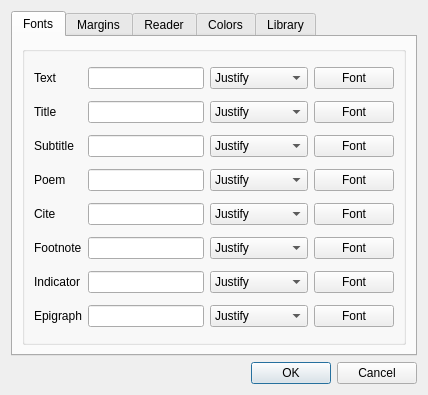
<?xml version="1.0" encoding="UTF-8"?>
<ui version="4.0">
 <class>BookSettings</class>
 <widget class="QDialog" name="BookSettings">
  <property name="geometry">
   <rect>
    <x>0</x>
    <y>0</y>
    <width>428</width>
    <height>395</height>
   </rect>
  </property>
  <property name="windowTitle">
   <string>Dialog</string>
  </property>
  <layout class="QVBoxLayout" name="verticalLayout">
   <item>
    <widget class="QTabWidget" name="tabWidget">
     <property name="currentIndex">
      <number>0</number>
     </property>
     <widget class="QWidget" name="fonts_tab">
      <attribute name="title">
       <string>Fonts</string>
      </attribute>
      <layout class="QVBoxLayout" name="verticalLayout_2">
       <item>
        <widget class="QGroupBox" name="groupBox">
         <property name="title">
          <string/>
         </property>
         <layout class="QGridLayout" name="gridLayout">
          <item row="0" column="0">
           <widget class="QLabel" name="label">
            <property name="text">
             <string>Text</string>
            </property>
           </widget>
          </item>
          <item row="0" column="2">
           <widget class="QLineEdit" name="editParagraphFont">
            <property name="readOnly">
             <bool>true</bool>
            </property>
           </widget>
          </item>
          <item row="0" column="4">
           <widget class="QPushButton" name="butParagraphFont">
            <property name="text">
             <string>Font</string>
            </property>
            <property name="flat">
             <bool>false</bool>
            </property>
           </widget>
          </item>
          <item row="1" column="0">
           <widget class="QLabel" name="label_2">
            <property name="text">
             <string>Title</string>
            </property>
           </widget>
          </item>
          <item row="1" column="2">
           <widget class="QLineEdit" name="editTitleFont">
            <property name="readOnly">
             <bool>true</bool>
            </property>
           </widget>
          </item>
          <item row="1" column="4">
           <widget class="QPushButton" name="butTitleFont">
            <property name="text">
             <string>Font</string>
            </property>
           </widget>
          </item>
          <item row="2" column="0">
           <widget class="QLabel" name="label_3">
            <property name="text">
             <string>Subtitle</string>
            </property>
           </widget>
          </item>
          <item row="2" column="2">
           <widget class="QLineEdit" name="editSubtitleFont">
            <property name="readOnly">
             <bool>true</bool>
            </property>
           </widget>
          </item>
          <item row="2" column="4">
           <widget class="QPushButton" name="butSubtitleFont">
            <property name="text">
             <string>Font</string>
            </property>
           </widget>
          </item>
          <item row="3" column="0">
           <widget class="QLabel" name="label_4">
            <property name="text">
             <string>Poem</string>
            </property>
           </widget>
          </item>
          <item row="3" column="2">
           <widget class="QLineEdit" name="editPoemFont">
            <property name="readOnly">
             <bool>true</bool>
            </property>
           </widget>
          </item>
          <item row="3" column="4">
           <widget class="QPushButton" name="butPoemFont">
            <property name="text">
             <string>Font</string>
            </property>
           </widget>
          </item>
          <item row="4" column="2">
           <widget class="QLineEdit" name="editCiteFont">
            <property name="readOnly">
             <bool>true</bool>
            </property>
           </widget>
          </item>
          <item row="4" column="0">
           <widget class="QLabel" name="label_5">
            <property name="text">
             <string>Cite</string>
            </property>
           </widget>
          </item>
          <item row="6" column="0">
           <widget class="QLabel" name="label_6">
            <property name="text">
             <string>Footnote</string>
            </property>
           </widget>
          </item>
          <item row="4" column="4">
           <widget class="QPushButton" name="butCiteFont">
            <property name="text">
             <string>Font</string>
            </property>
           </widget>
          </item>
          <item row="6" column="4">
           <widget class="QPushButton" name="butFootnoteFont">
            <property name="text">
             <string>Font</string>
            </property>
           </widget>
          </item>
          <item row="0" column="3">
           <widget class="QComboBox" name="comboParagraphAlign">
            <item>
             <property name="text">
              <string>Justify</string>
             </property>
            </item>
            <item>
             <property name="text">
              <string>Left</string>
             </property>
            </item>
            <item>
             <property name="text">
              <string>Center</string>
             </property>
            </item>
            <item>
             <property name="text">
              <string>Right</string>
             </property>
            </item>
            <item>
             <property name="text">
              <string>Justify-Right</string>
             </property>
            </item>
           </widget>
          </item>
          <item row="2" column="3">
           <widget class="QComboBox" name="comboSubtitleAlign">
            <item>
             <property name="text">
              <string>Justify</string>
             </property>
            </item>
            <item>
             <property name="text">
              <string>Left</string>
             </property>
            </item>
            <item>
             <property name="text">
              <string>Center</string>
             </property>
            </item>
            <item>
             <property name="text">
              <string>Right</string>
             </property>
            </item>
            <item>
             <property name="text">
              <string>Justify-Right</string>
             </property>
            </item>
           </widget>
          </item>
          <item row="3" column="3">
           <widget class="QComboBox" name="comboPoemAlign">
            <item>
             <property name="text">
              <string>Justify</string>
             </property>
            </item>
            <item>
             <property name="text">
              <string>Left</string>
             </property>
            </item>
            <item>
             <property name="text">
              <string>Center</string>
             </property>
            </item>
            <item>
             <property name="text">
              <string>Right</string>
             </property>
            </item>
            <item>
             <property name="text">
              <string>Justify-Right</string>
             </property>
            </item>
           </widget>
          </item>
          <item row="4" column="3">
           <widget class="QComboBox" name="comboCiteAlign">
            <item>
             <property name="text">
              <string>Justify</string>
             </property>
            </item>
            <item>
             <property name="text">
              <string>Left</string>
             </property>
            </item>
            <item>
             <property name="text">
              <string>Center</string>
             </property>
            </item>
            <item>
             <property name="text">
              <string>Right</string>
             </property>
            </item>
            <item>
             <property name="text">
              <string>Justify-Right</string>
             </property>
            </item>
           </widget>
          </item>
          <item row="6" column="3">
           <widget class="QComboBox" name="comboFootnoteAlign">
            <item>
             <property name="text">
              <string>Justify</string>
             </property>
            </item>
            <item>
             <property name="text">
              <string>Left</string>
             </property>
            </item>
            <item>
             <property name="text">
              <string>Center</string>
             </property>
            </item>
            <item>
             <property name="text">
              <string>Right</string>
             </property>
            </item>
            <item>
             <property name="text">
              <string>Justify-Right</string>
             </property>
            </item>
           </widget>
          </item>
          <item row="6" column="2">
           <widget class="QLineEdit" name="editFootnoteFont">
            <property name="readOnly">
             <bool>true</bool>
            </property>
           </widget>
          </item>
          <item row="1" column="3">
           <widget class="QComboBox" name="comboTitleAlign">
            <item>
             <property name="text">
              <string>Justify</string>
             </property>
            </item>
            <item>
             <property name="text">
              <string>Left</string>
             </property>
            </item>
            <item>
             <property name="text">
              <string>Center</string>
             </property>
            </item>
            <item>
             <property name="text">
              <string>Right</string>
             </property>
            </item>
            <item>
             <property name="text">
              <string>Justify-Right</string>
             </property>
            </item>
           </widget>
          </item>
          <item row="7" column="2">
           <widget class="QLineEdit" name="editIndicatorFont"/>
          </item>
          <item row="7" column="3">
           <widget class="QComboBox" name="comboIndicatorAlign">
            <item>
             <property name="text">
              <string>Justify</string>
             </property>
            </item>
            <item>
             <property name="text">
              <string>Left</string>
             </property>
            </item>
            <item>
             <property name="text">
              <string>Center</string>
             </property>
            </item>
            <item>
             <property name="text">
              <string>Right</string>
             </property>
            </item>
            <item>
             <property name="text">
              <string>Justify-Right</string>
             </property>
            </item>
           </widget>
          </item>
          <item row="7" column="0">
           <widget class="QLabel" name="label_7">
            <property name="text">
             <string>Indicator</string>
            </property>
           </widget>
          </item>
          <item row="7" column="4">
           <widget class="QPushButton" name="butIndicatorFont">
            <property name="text">
             <string>Font</string>
            </property>
           </widget>
          </item>
          <item row="8" column="0">
           <widget class="QLabel" name="label_20">
            <property name="text">
             <string>Epigraph</string>
            </property>
           </widget>
          </item>
          <item row="8" column="2">
           <widget class="QLineEdit" name="editEpigraphFont"/>
          </item>
          <item row="8" column="3">
           <widget class="QComboBox" name="comboEpigraphAlign">
            <item>
             <property name="text">
              <string>Justify</string>
             </property>
            </item>
            <item>
             <property name="text">
              <string>Left</string>
             </property>
            </item>
            <item>
             <property name="text">
              <string>Center</string>
             </property>
            </item>
            <item>
             <property name="text">
              <string>Right</string>
             </property>
            </item>
            <item>
             <property name="text">
              <string>Justify-Right</string>
             </property>
            </item>
           </widget>
          </item>
          <item row="8" column="4">
           <widget class="QPushButton" name="butEpigraphFont">
            <property name="text">
             <string>Font</string>
            </property>
           </widget>
          </item>
         </layout>
        </widget>
       </item>
      </layout>
     </widget>
     <widget class="QWidget" name="margins_tab">
      <attribute name="title">
       <string>Margins</string>
      </attribute>
      <layout class="QFormLayout" name="formLayout">
       <property name="fieldGrowthPolicy">
        <enum>QFormLayout::ExpandingFieldsGrow</enum>
       </property>
       <item row="0" column="0">
        <widget class="QLabel" name="label_8">
         <property name="text">
          <string>Left margin</string>
         </property>
        </widget>
       </item>
       <item row="0" column="1">
        <widget class="QSpinBox" name="sbLeftMargin"/>
       </item>
       <item row="2" column="0">
        <widget class="QLabel" name="label_9">
         <property name="text">
          <string>Right margin</string>
         </property>
        </widget>
       </item>
       <item row="2" column="1">
        <widget class="QSpinBox" name="sbRightMargin"/>
       </item>
       <item row="4" column="0">
        <widget class="QLabel" name="label_10">
         <property name="text">
          <string>Top margin</string>
         </property>
        </widget>
       </item>
       <item row="4" column="1">
        <widget class="QSpinBox" name="sbTopMargin"/>
       </item>
       <item row="5" column="0">
        <widget class="QLabel" name="label_11">
         <property name="text">
          <string>Bottom margin</string>
         </property>
        </widget>
       </item>
       <item row="5" column="1">
        <widget class="QSpinBox" name="sbBottomMargin"/>
       </item>
       <item row="6" column="0">
        <widget class="QLabel" name="label_12">
         <property name="text">
          <string>Cite margin</string>
         </property>
        </widget>
       </item>
       <item row="6" column="1">
        <widget class="QSpinBox" name="sbCiteMargin"/>
       </item>
       <item row="7" column="0">
        <widget class="QLabel" name="label_13">
         <property name="text">
          <string>Poem margin</string>
         </property>
        </widget>
       </item>
       <item row="7" column="1">
        <widget class="QSpinBox" name="sbPoemMargin"/>
       </item>
       <item row="8" column="0">
        <widget class="QLabel" name="label_14">
         <property name="text">
          <string>Epigraph margin</string>
         </property>
        </widget>
       </item>
       <item row="8" column="1">
        <widget class="QSpinBox" name="sbEpigraphMargin"/>
       </item>
      </layout>
     </widget>
     <widget class="QWidget" name="reader_tab">
      <attribute name="title">
       <string>Reader</string>
      </attribute>
      <layout class="QGridLayout" name="gridLayout_3">
       <item row="0" column="0">
        <widget class="QLabel" name="label_15">
         <property name="text">
          <string>Titles in uppercase</string>
         </property>
        </widget>
       </item>
       <item row="0" column="1">
        <widget class="QCheckBox" name="cbTitleInUppercase">
         <property name="text">
          <string/>
         </property>
        </widget>
       </item>
       <item row="1" column="0">
        <widget class="QLabel" name="label_16">
         <property name="text">
          <string>Hyphenation in on</string>
         </property>
        </widget>
       </item>
       <item row="1" column="1">
        <widget class="QCheckBox" name="cbHyphsIsOn">
         <property name="text">
          <string/>
         </property>
        </widget>
       </item>
       <item row="2" column="0">
        <widget class="QLabel" name="label_21">
         <property name="text">
          <string>Move big images</string>
         </property>
        </widget>
       </item>
       <item row="2" column="1">
        <widget class="QCheckBox" name="cbMoveBigImages">
         <property name="text">
          <string/>
         </property>
        </widget>
       </item>
       <item row="3" column="0">
        <widget class="QLabel" name="label_17">
         <property name="text">
          <string>Columns number</string>
         </property>
        </widget>
       </item>
       <item row="3" column="1">
        <widget class="QSpinBox" name="sbColumnsNum">
         <property name="minimum">
          <number>1</number>
         </property>
         <property name="maximum">
          <number>3</number>
         </property>
        </widget>
       </item>
       <item row="4" column="0">
        <widget class="QLabel" name="label_18">
         <property name="text">
          <string>Indent value</string>
         </property>
        </widget>
       </item>
       <item row="4" column="1">
        <widget class="QSpinBox" name="sbIndentValue"/>
       </item>
       <item row="5" column="0">
        <widget class="QLabel" name="label_19">
         <property name="text">
          <string>Rotate value</string>
         </property>
        </widget>
       </item>
       <item row="5" column="1">
        <widget class="QSpinBox" name="sbRotateValue">
         <property name="maximum">
          <number>2</number>
         </property>
        </widget>
       </item>
       <item row="2" column="2">
        <spacer name="horizontalSpacer_2">
         <property name="orientation">
          <enum>Qt::Horizontal</enum>
         </property>
         <property name="sizeHint" stdset="0">
          <size>
           <width>40</width>
           <height>20</height>
          </size>
         </property>
        </spacer>
       </item>
       <item row="7" column="1">
        <spacer name="verticalSpacer_2">
         <property name="orientation">
          <enum>Qt::Vertical</enum>
         </property>
         <property name="sizeHint" stdset="0">
          <size>
           <width>20</width>
           <height>40</height>
          </size>
         </property>
        </spacer>
       </item>
       <item row="6" column="0">
        <widget class="QLabel" name="label_25">
         <property name="text">
          <string>Paragraph line spacing</string>
         </property>
        </widget>
       </item>
       <item row="6" column="1">
        <widget class="QDoubleSpinBox" name="sbParagraphLineSpacing"/>
       </item>
      </layout>
     </widget>
     <widget class="QWidget" name="colors_tab">
      <attribute name="title">
       <string>Colors</string>
      </attribute>
      <layout class="QGridLayout" name="gridLayout_2">
       <item row="1" column="0">
        <widget class="QLabel" name="label_22">
         <property name="text">
          <string>Paragraph text</string>
         </property>
        </widget>
       </item>
       <item row="1" column="1">
        <widget class="QLineEdit" name="editParagraphColor">
         <property name="readOnly">
          <bool>true</bool>
         </property>
        </widget>
       </item>
       <item row="1" column="2">
        <widget class="QPushButton" name="butParagraphColor">
         <property name="text">
          <string>Color</string>
         </property>
        </widget>
       </item>
       <item row="3" column="2">
        <widget class="QPushButton" name="butBgColorFrom">
         <property name="text">
          <string>Color</string>
         </property>
        </widget>
       </item>
       <item row="3" column="1">
        <widget class="QLineEdit" name="editBgColorFrom">
         <property name="readOnly">
          <bool>true</bool>
         </property>
        </widget>
       </item>
       <item row="3" column="0">
        <widget class="QLabel" name="label_23">
         <property name="text">
          <string>Background gradient from</string>
         </property>
        </widget>
       </item>
       <item row="7" column="1">
        <spacer name="verticalSpacer">
         <property name="orientation">
          <enum>Qt::Vertical</enum>
         </property>
         <property name="sizeHint" stdset="0">
          <size>
           <width>20</width>
           <height>40</height>
          </size>
         </property>
        </spacer>
       </item>
       <item row="1" column="3">
        <spacer name="horizontalSpacer">
         <property name="orientation">
          <enum>Qt::Horizontal</enum>
         </property>
         <property name="sizeHint" stdset="0">
          <size>
           <width>40</width>
           <height>20</height>
          </size>
         </property>
        </spacer>
       </item>
       <item row="4" column="2">
        <widget class="QPushButton" name="butBgColorTo">
         <property name="text">
          <string>Color</string>
         </property>
        </widget>
       </item>
       <item row="4" column="1">
        <widget class="QLineEdit" name="editBgColorTo">
         <property name="readOnly">
          <bool>true</bool>
         </property>
        </widget>
       </item>
       <item row="4" column="0">
        <widget class="QLabel" name="label_24">
         <property name="text">
          <string>Background gradient to</string>
         </property>
        </widget>
       </item>
       <item row="5" column="0">
        <widget class="QCheckBox" name="chkSetPattern">
         <property name="text">
          <string>Pattern</string>
         </property>
        </widget>
       </item>
       <item row="2" column="0">
        <widget class="QCheckBox" name="chkSetColor">
         <property name="text">
          <string>Color</string>
         </property>
         <property name="checked">
          <bool>true</bool>
         </property>
        </widget>
       </item>
       <item row="6" column="0">
        <widget class="QLabel" name="label_26">
         <property name="text">
          <string>Pattern</string>
         </property>
        </widget>
       </item>
       <item row="6" column="1">
        <widget class="QComboBox" name="cbPattern"/>
       </item>
      </layout>
     </widget>
     <widget class="QWidget" name="library_tab">
      <attribute name="title">
       <string>Library</string>
      </attribute>
      <layout class="QGridLayout" name="gridLayout_4">
       <item row="1" column="0" rowspan="2">
        <layout class="QHBoxLayout" name="horizontalLayout">
         <property name="sizeConstraint">
          <enum>QLayout::SetDefaultConstraint</enum>
         </property>
         <property name="topMargin">
          <number>0</number>
         </property>
         <item>
          <widget class="QPushButton" name="butAddLibraryDir">
           <property name="text">
            <string>Add</string>
           </property>
          </widget>
         </item>
         <item>
          <widget class="QPushButton" name="butRemoveLibraryDir">
           <property name="text">
            <string>Remove</string>
           </property>
          </widget>
         </item>
         <item>
          <widget class="QPushButton" name="butClearLibraryDirs">
           <property name="text">
            <string>Clear</string>
           </property>
          </widget>
         </item>
         <item>
          <spacer name="horizontalSpacer_3">
           <property name="orientation">
            <enum>Qt::Horizontal</enum>
           </property>
           <property name="sizeHint" stdset="0">
            <size>
             <width>40</width>
             <height>20</height>
            </size>
           </property>
          </spacer>
         </item>
        </layout>
       </item>
       <item row="0" column="0">
        <widget class="QListWidget" name="listLibraryDirs"/>
       </item>
      </layout>
     </widget>
    </widget>
   </item>
   <item>
    <widget class="QDialogButtonBox" name="buttonBox">
     <property name="orientation">
      <enum>Qt::Horizontal</enum>
     </property>
     <property name="standardButtons">
      <set>QDialogButtonBox::Cancel|QDialogButtonBox::Ok</set>
     </property>
    </widget>
   </item>
  </layout>
 </widget>
 <resources/>
 <connections>
  <connection>
   <sender>buttonBox</sender>
   <signal>accepted()</signal>
   <receiver>BookSettings</receiver>
   <slot>accept()</slot>
   <hints>
    <hint type="sourcelabel">
     <x>256</x>
     <y>326</y>
    </hint>
    <hint type="destinationlabel">
     <x>157</x>
     <y>274</y>
    </hint>
   </hints>
  </connection>
  <connection>
   <sender>buttonBox</sender>
   <signal>rejected()</signal>
   <receiver>BookSettings</receiver>
   <slot>reject()</slot>
   <hints>
    <hint type="sourcelabel">
     <x>324</x>
     <y>326</y>
    </hint>
    <hint type="destinationlabel">
     <x>286</x>
     <y>274</y>
    </hint>
   </hints>
  </connection>
 </connections>
</ui>
